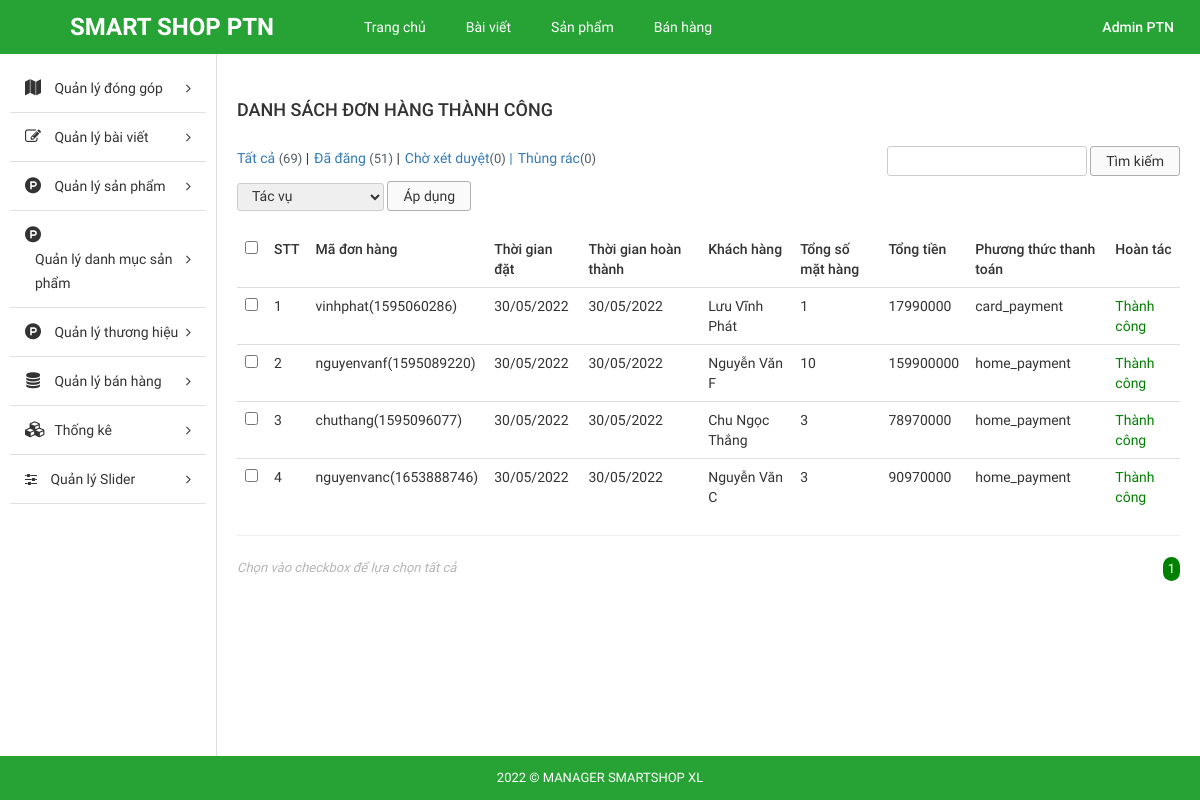
The app's page /Source_code/admin/index.php?modules=orders&controllers=index&action=list (signed in), older data.
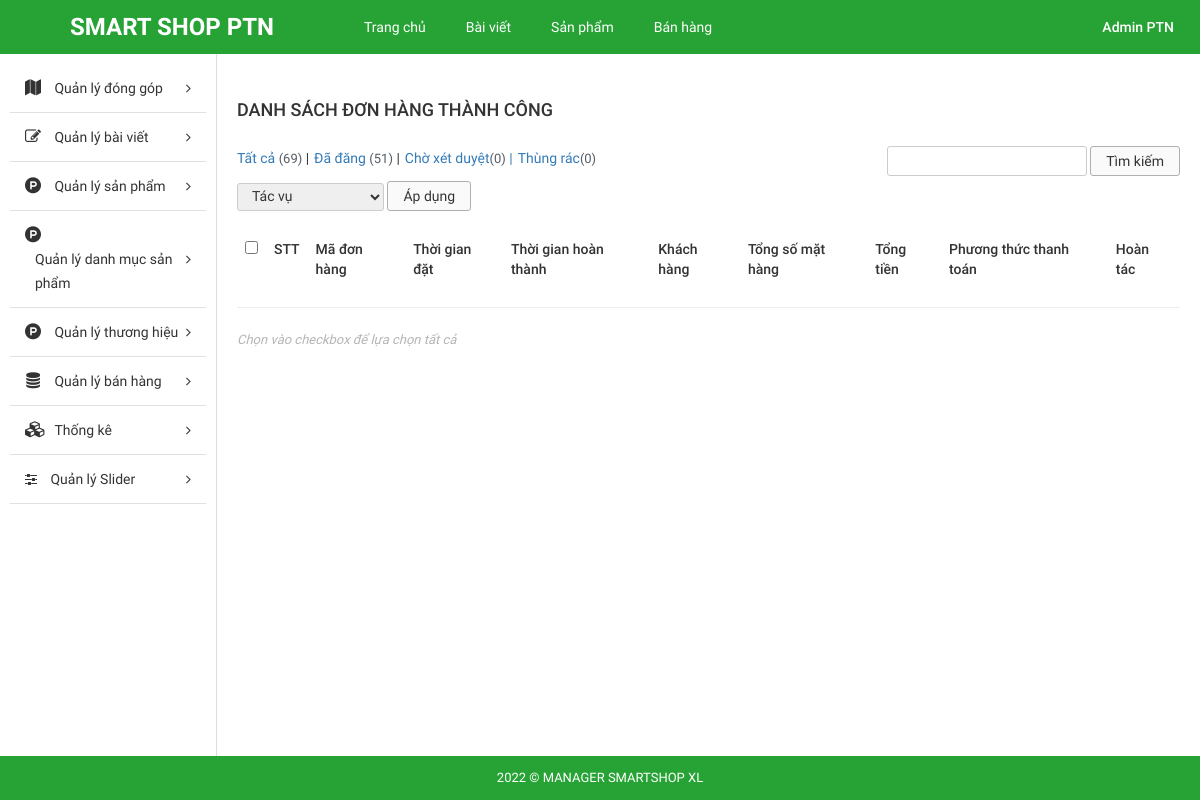
The same page, newer data.
### tables this page shows
CREATE TABLE `tbl_order` (
  `id` int(11) NOT NULL,
  `custom_id` int(11) NOT NULL,
  `total_price` float NOT NULL,
  `total_num_product` int(11) NOT NULL,
  `create_date` varchar(255) NOT NULL,
  `note` text NOT NULL,
  `payment_method` varchar(255) NOT NULL,
  `status` enum('Thành công','Chờ xác nhận','Hủy','') NOT NULL,
  `id_cart` int(11) NOT NULL,
  `time` varchar(255) NOT NULL,
  `code` varchar(255) NOT NULL,
  `date_confirm` varchar(255) NOT NULL
);

### Source_code/admin/libraries/database.php (called while the page is built, shortened)
<?php
function db_query($query_string) {
    global $conn;
    $result = mysqli_query($conn, $query_string);
    return $result;
}
function db_fetch_row($query_string) {
    $mysqli_result = db_query($query_string);
    $result = mysqli_fetch_assoc($mysqli_result);
    return $result;
}
function db_fetch_array($query_string) {
    $result = array();
    $mysqli_result = db_query($query_string);
    while ($row = mysqli_fetch_assoc($mysqli_result)) {
        $result[] = $row;
    }
    return $result;
}

### Source_code/admin/modules/orders/models/indexModel.php (called while the page is built, shortened)
<?php
function getAllOrder(){
	return db_fetch_array("SELECT * FROM `tbl_order` WHERE `status` ='Thành công'");
}
function getNameCus($id){
	$data = db_fetch_row("SELECT * FROM `tbl_customer` WHERE `id` = '$id'");
	return $data['fullname'];
}
 ?>

### Source_code/admin/modules/orders/controllers/indexController.php (called while the page is built, shortened)
<?php
function listAction() {
	$data_tmp = getAllOrder();
	foreach ($data_tmp as $key => $value) {
		$data_tmp[$key]['fullname'] = getNameCus($data_tmp[$key]['custom_id']);
	}
	if(!empty($_GET['page'])){
		$page = $_GET['page'];
	}else{
		$page =1;
	}
	$numProduct = count($data_tmp);
	$productOnPage = 5;
	$num = ceil($numProduct/$productOnPage);
	$start = ($page - 1) * $productOnPage;
	$res =[];
	for ($i=$start; $i < $start+$productOnPage; $i++) {
		if(isset($data_tmp[$i]))
        $res[] = $data_tmp[$i];
	};
	$data = [$res, $num, $page];
	load_view('list',$data);
}
?>

### Source_code/admin/core/router.php (called while the page is built, shortened)
<?php
$action_name = get_action().'Action';
call_function(array('construct', $action_name));

### Source_code/admin/core/appload.php (called while the page is built, shortened)
<?php
require CONFIGPATH . DIRECTORY_SEPARATOR . 'database.php';
require LIBPATH . DIRECTORY_SEPARATOR . 'database.php';
require COREPATH . DIRECTORY_SEPARATOR . 'base.php';
require COREPATH . DIRECTORY_SEPARATOR . 'router.php';

### Source_code/admin/index.php (called while the page is built, shortened)
<?php
require COREPATH.DIRECTORY_SEPARATOR.'appload.php';

### Source_code/admin/modules/orders/views/listView.php (the view, shortened to what the changed rows need)
<?php get_header(); ?>
<div id="main-content-wp" class="list-product-page">
    <div class="wrap clearfix">
        <?php get_sidebar(); ?>
        <div id="content" class="fl-right">
            <div class="section" id="title-page">
                <div class="clearfix">
                    <h3 id="index" class="fl-left">Danh sách đơn hàng thành công</h3>
                </div>
            </div>
            <div class="section" id="detail-page">
                <div class="section-detail">
                    <div class="filter-wp clearfix">
                        <ul class="post-status fl-left">
                            <li class="all"><a href="">Tất cả <span class="count">(69)</span></a> |</li>
                            <li class="publish"><a href="">Đã đăng <span class="count">(51)</span></a> |</li>
                            <li class="pending"><a href="">Chờ xét duyệt<span class="count">(0)</span> |</a></li>
                            <li class="pending"><a href="">Thùng rác<span class="count">(0)</span></a></li>
                        </ul>
                        <form method="GET" class="form-s fl-right">
                            <input type="text" name="s" id="s">
                            <input type="submit" name="sm_s" value="Tìm kiếm">
                        </form>
                    </div>
                    <div class="actions">
                        <form method="GET" action="" class="form-actions">
                            <select name="actions">
                                <option value="0">Tác vụ</option>
                            </select>
                            <input type="submit" name="sm_action" value="Áp dụng">
                        </form>
                    </div>
                    <div class="table-responsive">
                        <table class="table list-table-wp">
                            <thead>
                                <tr>
                                    <td><input type="checkbox" name="checkAll" id="checkAll"></td>
                                    <td><span class="thead-text">STT</span></td>
                                    <td><span class="thead-text">Mã đơn hàng</span></td>
                                    <td><span class="thead-text">Thời gian đặt</span></td>
                                    <td><span class="thead-text">Thời gian hoàn thành</span></td>
                                    <td><span class="thead-text">Khách hàng</span></td>
                                    <td><span class="thead-text">Tổng số mặt hàng</span></td>
                                    <td><span class="thead-text">Tổng tiền</span></td>
                                    <td><span class="thead-text">Phương thức thanh toán</span></td>
                                    <td><span class="thead-text">Hoàn tác</span></td>
                                </tr>
                            </thead>
                            <tbody>
                                <?php if(!empty($data['0'])) foreach ($data['0'] as $key => $value) {?>
                                <tr>
                                    <td><input type="checkbox" name="checkItem" class="checkItem"></td>
                                    <td><span class="tbody-text"><?php echo ($key +1); ?></span></td>
                                    <td><span class="tbody-text"><?php  echo $value['code']; ?></span></td>
                                    <td><span class="tbody-text"><?php  echo $value['create_date']; ?></span></td>
                                    <td><span class="tbody-text"><?php  echo $value['date_confirm']; ?></span></td>
                                    <td><span class="tbody-text"><?php  echo $value['fullname']; ?></span></td>
                                    <td><span class="tbody-text"><?php  echo $value['total_num_product']; ?></span></td>
                                    <td><span class="tbody-text"><?php  echo $value['total_price']; ?></h3></span>
                                    <td><span class="tbody-text"><?php  echo $value['payment_method']; ?></span></td>
                                    <td><span class="tbody-text" style="color: green;">Thành công</span></td>
                                </tr>
                                <?php }; ?>
                            </tbody>
                        </table>
                        <hr>
                    </div>
                </div>
            </div>
            <div class="section" id="paging-wp">
                <div class="section-detail clearfix">
                    <p id="desc" class="fl-left">Chọn vào checkbox để lựa chọn tất cả</p>
                    <ul id="list-paging" class="fl-right">
                        <?php for ($i=1; $i <= $data['1'] ; $i++) { ?>
                        <li>
                            <a <?php if($i == $data['2']) echo 'style="background-color: green;color:white; border-radius:300px;"';  ?>  href="?modules=orders&controllers=index&action=list&page=<?php echo $i; ?>" title=""><?php echo $i; ?></a>
                        </li>
                        <?php }; ?>
                    </ul>
                </div>
            </div>
        </div>
    </div>
</div>
<?php get_footer(); ?>

### Source_code/admin/core/base.php (shortened to what the changed rows need)
<?php
function get_module() {
    global $config;
    $module = isset($_GET['modules']) ? $_GET['modules'] : $config['default_module'];
    return $module;
}
function call_function($list_function = array()) {
    if (is_array($list_function)) {
        foreach ($list_function as $f) {
            if (function_exists($f())) {
                $f();
            }
        }
    }
}
function load_view($name, $data_send = array()) {
    $data = $data_send;
    $path = MODULESPATH . DIRECTORY_SEPARATOR . get_module() . DIRECTORY_SEPARATOR . 'views' . DIRECTORY_SEPARATOR . $name . 'View.php';
    if (file_exists($path)) {
        require $path;
    } else {
        echo "Không tìm thấy {$path}";
    }
}
function get_header($name = '') {
    if (empty($name)) {
        $name = 'header';
    } else {
        $name = "header-{$name}";
    }
    $path = LAYOUTPATH . DIRECTORY_SEPARATOR . $name . '.php';
    if (file_exists($path)) {
        require $path;
    } else {
        echo "Không tìm thấy {$path}";
    }
}
function get_footer($name = '') {
    if (empty($name)) {
        $name = 'footer';
    } else {
        $name = "footer-{$name}";
    }
    $path = LAYOUTPATH . DIRECTORY_SEPARATOR . $name . '.php';
    if (file_exists($path)) {
        require $path;
    } else {
        echo "Không tìm thấy {$path}";
    }
}
function get_sidebar($name = '') {
    if (empty($name)) {
        $name = 'sidebar';
    } else {
        $name = "sidebar-{$name}";
    }
    $path = LAYOUTPATH . DIRECTORY_SEPARATOR . $name . '.php';
    if (file_exists($path)) {
        require $path;
    } else {
        echo "Không tìm thấy {$path}";
    }
}
?>

### Source_code/admin/layout/header.php (shortened to what the changed rows need)
<!DOCTYPE html>
<html>
    <head>
        <link href="public/css/bootstrap/bootstrap.min.css" rel="stylesheet" type="text/css"/>
        <link href="public/css/bootstrap/bootstrap-theme.min.css" rel="stylesheet" type="text/css"/>
        <link href="public/reset.css" rel="stylesheet" type="text/css"/>
        <link href="public/css/font-awesome/css/font-awesome.min.css" rel="stylesheet" type="text/css"/>
        <link href="public/style.css" rel="stylesheet" type="text/css"/>
        <link href="public/responsive.css" rel="stylesheet" type="text/css"/>
    </head>
    <body>
        <div id="site">
            <div id="container">
                <div id="header-wp">
                    <div class="wp-inner clearfix">
                        <a href="?modules=home" title="" id="logo" class="fl-left">SMART SHOP PTN</a>
                        <ul id="main-menu" class="fl-left">
                            <li>
                                <a href="?modules=home" title="">Trang chủ</a>
                            </li>
                            <li>
                                <a href="?page=list_post" title="">Bài viết</a>
                            </li>
                            <li>
                                <a href="?modules=products&controllers=index&action=list" title="">Sản phẩm</a>
                            </li>
                            <li>
                                <a href="" title="">Bán hàng</a>
                            </li>
                        </ul>
                        <div id="dropdown-user" class="dropdown dropdown-extended fl-right">
                            <button class="dropdown-toggle clearfix" type="button"  data-toggle="dropdown" aria-haspopup="true" aria-expanded="true">
                            <h3 id="account" class="fl-right"><?php echo $_SESSION['fullname'];?></h3>
                            </button>
                        </div>
                    </div>
                </div>

### Source_code/admin/layout/sidebar.php (shortened to what the changed rows need)
<div id="sidebar" class="fl-left">
    <ul id="sidebar-menu">
       <li class="nav-item">
            <a href="" title="" class="nav-link nav-toggle">
                <span class="fa fa-map icon"></span>
                <span class="title">Quản lý đóng góp</span>
            </a>
        </li>
        <li class="nav-item">
            <a href="" title="" class="nav-link nav-toggle">
                <span class="fa fa-pencil-square-o icon"></span>
                <span class="title">Quản lý bài viết</span>
            </a>
        </li>
        <li class="nav-item">
            <a href="" title="" class="nav-link nav-toggle">
                <span class="fa fa-product-hunt icon"></span>
                <span class="title">Quản lý sản phẩm</span>
            </a>
        </li>
        <li class="nav-item">
            <a href="" title="" class="nav-link nav-toggle">
                <span class="fa fa-product-hunt icon"></span>
                <span class="title">Quản lý danh mục sản phẩm</span>
            </a>
        </li>
            <li class="nav-item">
            <a href="" title="" class="nav-link nav-toggle">
                <span class="fa fa-product-hunt icon"></span>
                <span class="title">Quản lý thương hiệu</span>
            </a>
        </li>
        <li class="nav-item">
            <a href="" title="" class="nav-link nav-toggle">
                <span class="fa fa-database icon"></span>
                <span class="title">Quản lý bán hàng</span>
            </a>
        </li>
        <li class="nav-item">
            <a href="#" title="" class="nav-link nav-toggle">
                <span class="fa fa-cubes icon"></span>
                <span class="title">Thống kê</span>
            </a>
        </li>
        <li class="nav-item">
            <a href="#" title="" class="nav-link nav-toggle">
                <i class="fa fa-sliders" aria-hidden="true"></i>
                <span class="title">Quản lý Slider</span>
            </a>
        </li>
    </ul>
</div>

### Source_code/admin/layout/footer.php
<div id="footer-wp">
    <div class="wp-inner">
        <p id="copyright">2022 © MANAGER SMARTSHOP XL</p>
    </div>
</div>
</div>
</div>
</body>
</html>

Row changes from the older to the newer data that the page shows:
removed tbl_order: code "vinhphat(1595060286)", create_date "30/05/2022", date_confirm "30/05/2022", fullname "Lưu Vĩnh Phát", total_num_product "1", total_price "17990000", payment_method "card_payment"
removed tbl_order: code "nguyenvanf(1595089220)", create_date "30/05/2022", date_confirm "30/05/2022", fullname "Nguyễn Văn F", total_num_product "10", total_price "159900000", payment_method "home_payment"
removed tbl_order: code "chuthang(1595096077)", create_date "30/05/2022", date_confirm "30/05/2022", fullname "Chu Ngọc Thắng", total_num_product "3", total_price "78970000", payment_method "home_payment"
removed tbl_order: code "nguyenvanc(1653888746)", create_date "30/05/2022", date_confirm "30/05/2022", fullname "Nguyễn Văn C", total_num_product "3", total_price "90970000", payment_method "home_payment"
Text that changed along with them:
list line gone: "1"
